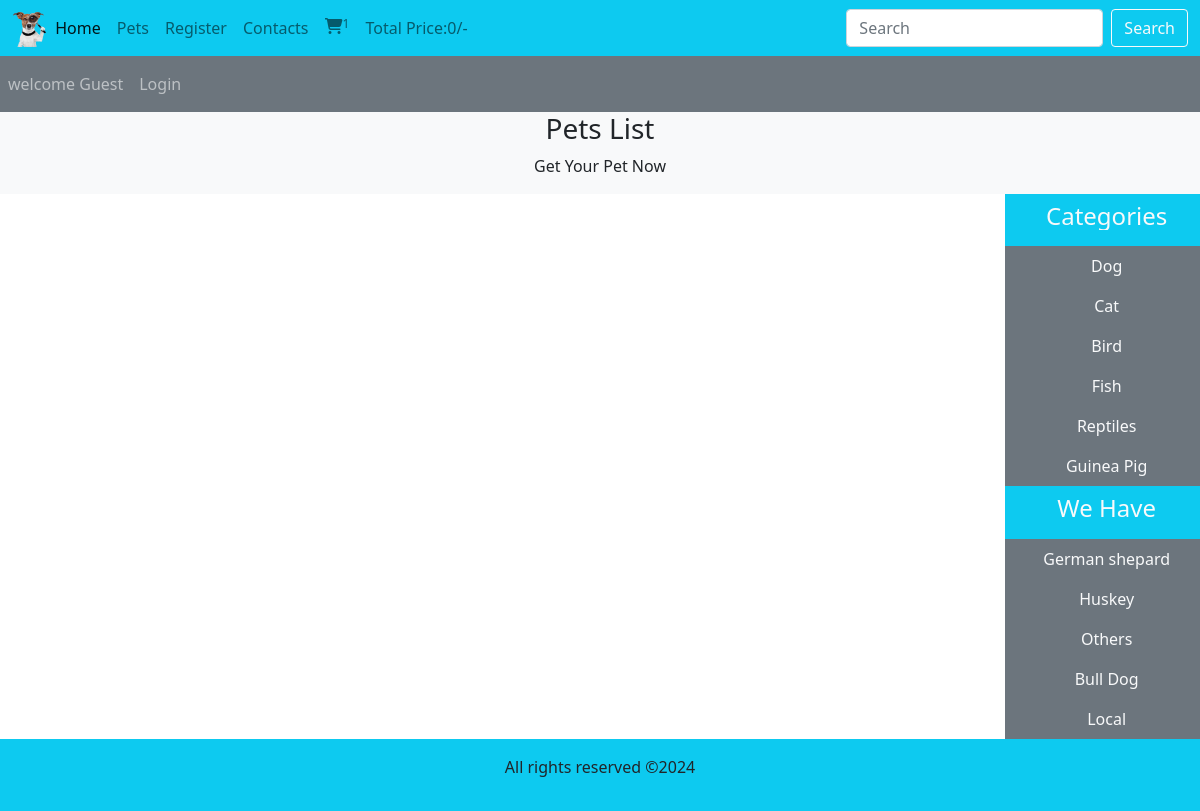
The page /search_pet.php on the database its author committed.
### tables this page shows
CREATE TABLE `categories` (
  `category_id` int(11) NOT NULL,
  `category_title` varchar(100) NOT NULL
);

CREATE TABLE `breeds` (
  `breed_id` int(11) NOT NULL,
  `breed_title` varchar(100) NOT NULL
);

### search_pet.php (the view, shortened to what this page needs)
<?php
include('./includes/connect.php');
include('./functions/common_function.php');
?>
<!DOCTYPE html>
<html lang="en">
<head>
    <link href="https://cdn.jsdelivr.net/npm/bootstrap@5.0.2/dist/css/bootstrap.min.css" rel="stylesheet">
    <link rel="stylesheet" href="https://cdnjs.cloudflare.com/ajax/libs/font-awesome/6.5.2/css/all.min.css" />
<link rel="stylesheet" href="style.css">
</head>
<body>
  <div class="container-fluid p-0">
    <nav class="navbar navbar-expand-lg navbar-light bg-info">
  <div class="container-fluid">
    <img src="./images/real.png" alt="" class="logo">
    <div class="collapse navbar-collapse" id="navbarSupportedContent">
      <ul class="navbar-nav me-auto mb-2 mb-lg-0">
        <li class="nav-item">
          <a class="nav-link active" aria-current="page" href="index.php">Home</a>
        </li>
        <li class="nav-item">
          <a class="nav-link" href="display_all.php">Pets</a>
        </li>
        <li class="nav-item">
          <a class="nav-link" href="./users_area/user_registration.php">Register</a>
        </li>
        <li class="nav-item">
          <a class="nav-link" href="#">Contacts</a>
        </li>
        <li class="nav-item">
          <a class="nav-link" href="cart.php"><i class="fa fa-shopping-cart" aria-hidden="true"></i><sup>1</sup></a>
        </li>
        <li class="nav-item">
          <a class="nav-link" href="#">Total Price:<?php total_cart_price(); ?>/-</a>
        </li>
      </ul>
      <form class="d-flex" action="" method="get">
        <input class="form-control me-2" type="search" placeholder="Search" aria-label="Search" name="search_data">
       <input type="submit" value="Search" class="btn btn-outline-light" name="search_data_pet">
      </form>
    </div>
  </div>
</nav>
<nav class="navbar navbar-expand-lg navbar-dark bg-secondary">
<ul class="navbar-nav me-auto">
        <?php
          if(!isset($_SESSION['username'])){
            echo"<li class='nav-item'>
            <a class='nav-link' href='#'>welcome Guest</a>
          </li>";
          }else{
            echo"<li class='nav-item'>
            <a class='nav-link' href=''>Welcome ".$_SESSION['username']."</a>
          </li>";
        }
        if(!isset($_SESSION['username'])){
        echo" <li class='nav-item'>
        <a class='nav-link' href='./users_area/user_login.php'>Login</a>
      </li>";
      }else{
        echo"<li class='nav-item'>
        <a class='nav-link' href='./users_area/user_logout.php'>Logout</a>
      </li>";
    }
    ?>
</ul>
</nav>
<div class="bg-light">
    <h3 class="text-center">Pets List</h3>
    <p class="text-center">Get Your Pet Now</p>
</div>
<div class="row px-1">
  <div class="col-md-10">
</div>
  <div class="col-md-2 bg-secondary p-0">
     <ul class="navbar-nav me-auto text-center">
      <li class="nav-pet bg-info">
      <a href="#" class="nav-link text-light"><h4>Categories</h4></a>
      </li>
  <?php
$select_categories="select * from `categories`";
$result_categories=mysqli_query($con,$select_categories);
while($row_data=mysqli_fetch_assoc($result_categories)){
  $category_title=$row_data['category_title'];
  $category_id=$row_data['category_id'];
  echo"
  <li class='nav-pet ''>
    <a href='index.php?category=$category_id' class='nav-link text-light'> $category_title</a>
  </li>";
}
?>
     </ul>
     <ul class="navbar-nav me-auto text-center">
      <li class="nav-pet bg-info">
      <a href="#" class="nav-link text-light"><h4>We Have</h4></a>
      </li>
  <?php
getbreeds();
?>
     </ul>
  </div>
</div>
<div class="bg-info p-3 text-center">
    <p>All rights reserved ©2024 </p>
</div>
</div>
</body>
</html>

### functions/common_function.php (shortened to what this page needs)
<?php
function getbreeds(){
  global $con;
$select_breeds="select * from `breeds`";
$result_breeds=mysqli_query($con,$select_breeds);
while($row_data=mysqli_fetch_assoc($result_breeds)){
  $breed_title=$row_data['breed_title'];
  $breed_id=$row_data['breed_id'];
  echo"
  <li class='nav-pet ''>
    <a href='index.php?breed=$breed_id' class='nav-link text-light'> $breed_title</a>
  </li>";
}
}
  function total_cart_price(){
    $total_price=0;
  echo $total_price;
  }
?>

### style.css (style rules this page uses)
* { margin:0; padding:0; box-sizing:border-box; overflow-x:hidden; }
.logo { width:3%; height:3%; }

### rows shown on the page
categories: category_title "Dog"
categories: category_title "Cat"
categories: category_title "Bird"
categories: category_title "Fish"
categories: category_title "Reptiles"
categories: category_title "Guinea Pig"
breeds: breed_title "German shepard"
breeds: breed_title "Huskey"
breeds: breed_title "Others"
breeds: breed_title "Bull Dog"
breeds: breed_title "Local"

### other values the page prints
$total_price "0"
